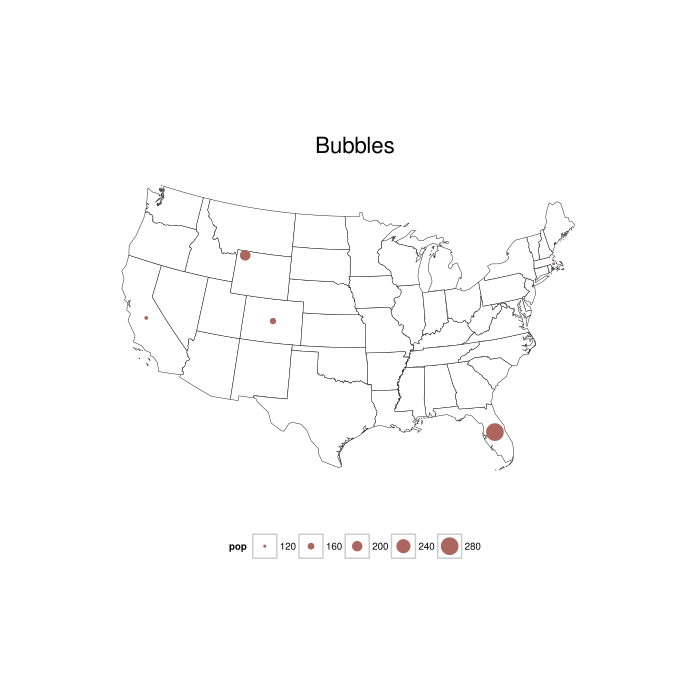

R code for this plot:
# https://gist.github.com/oscarperpinan/7cc0d51de63cfefb80e8

library(maptools)
library(mapproj)
library(rgeos)
library(rgdal)
library(ggplot2)

# for theme_map
devtools::source_gist("33baa3a79c5cfef0f6df")

# nice US map GeoJSON
us <- readOGR(dsn="http://eric.clst.org/wupl/Stuff/gz_2010_us_040_00_500k.json", layer="OGRGeoJSON")

# even smaller polygons
us <- SpatialPolygonsDataFrame(gSimplify(us, tol=0.1, topologyPreserve=TRUE), 
                               data=us@data)

# don't need these for the continental base map
us <- us[!us$NAME %in% c("Alaska", "Hawaii", "Puerto Rico", "District of Columbia"),]

# for ggplot
map <- fortify(us, region="NAME")

# your data
myData <- data.frame(name=c("Florida", "Colorado", "California", "Harvard", "Yellowstone"),
                     lat=c(28.1, 39, 37, 42, 44.6), 
                     long=c(-81.6, -105.5, -120, -71,-110),
                     pop=c(280, 156, 128, 118, 202))

# the map

gg <- ggplot()
# the base map
gg <- gg + geom_map(data=map, map=map,
                    aes(x=long, y=lat, map_id=id, group=group),
                    fill="#ffffff", color="#0e0e0e", size=0.15)
# your bubbles
gg <- gg + geom_point(data=myData, aes(x=long, y=lat, size=pop), color="#AD655F") 
gg <- gg + labs(title="Bubbles")

# much better projection for US maps
gg <- gg + coord_map(projection="albers", lat=39, lat1=45)
gg <- gg + theme_map()
gg <- gg + theme(legend.position="bottom")
gg <- gg + theme(plot.title=element_text(size=16))
gg
